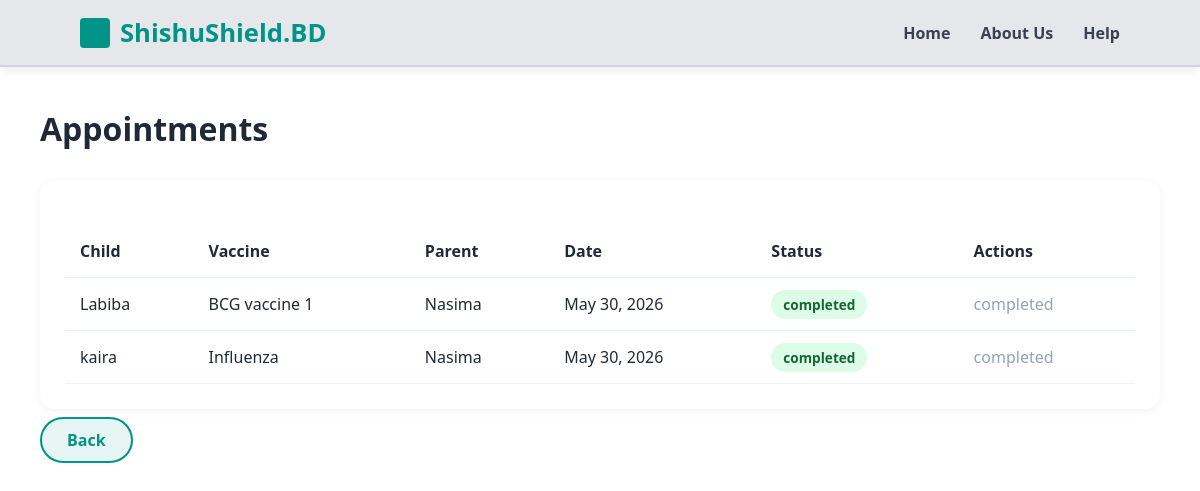
The page /appointments/hospital/ (signed in) on the database its author committed.
### appointments/models.py (models this page shows, shortened)
class Appointment(models.Model):
    STATUS_CHOICES = (
        ('pending', 'Pending'),
        ('accepted', 'Accepted'),
        ('completed', 'Completed'),
        ('missed', 'Missed'),
        ('cancelled', 'Cancelled'),
    )
    parent = models.ForeignKey(Parent, on_delete=models.CASCADE)
    child = models.ForeignKey(Child, on_delete=models.CASCADE)
    hospital = models.ForeignKey(Hospital, on_delete=models.CASCADE)
    vaccine = models.ForeignKey(Vaccine, on_delete=models.CASCADE)
    appointment_date = models.DateField()
    status = models.CharField(max_length=10, choices=STATUS_CHOICES, default='pending')

### vaccination/models.py (models this page shows, shortened)
class Child(models.Model):
    GENDER_CHOICES = (
        ('male', 'Male'),
        ('female', 'Female'),
    )
    parent = models.ForeignKey(Parent, on_delete=models.CASCADE)
    name = models.CharField(max_length=100)
    date_of_birth = models.DateField()
    gender = models.CharField(max_length=10, choices=GENDER_CHOICES)

class Vaccine(models.Model):
    name = models.CharField(max_length=100)
    description = models.TextField()

### accounts/models.py (models this page shows, shortened)
class Parent(models.Model):
    user = models.OneToOneField(CustomUser, on_delete=models.CASCADE)
    name = models.CharField(max_length=100, blank=True)
    phone = models.CharField(max_length=20, blank=True)
    address = models.TextField(blank=True)
    photo = models.ImageField(upload_to='parent_photos/', blank=True, null=True)

class CustomUser(AbstractUser):
    ROLE_CHOICES = (
        ('admin', 'Admin'),
        ('hospital', 'Hospital'),
        ('parent', 'Parent'),
    )
    role = models.CharField(max_length=20, choices=ROLE_CHOICES)
    photo = models.ImageField(upload_to='admin_photos/', blank=True, null=True)

### appointments/views.py (the view)
# urls.py: path('hospital/', views.hospital_appointments, name='hospital_appointments'),
def hospital_appointments(request):
    hospital = Hospital.objects.get(user=request.user)
    appointments = Appointment.objects.filter(hospital=hospital)
    return render(request, 'hospital_appointments.html', {'appointments': appointments})

### templates/hospital_appointments.html (shortened to what this page needs)
{% extends 'base.html' %}
{% block content %}
<div class="main-dashboard">
    <div class="welcome-header">
        <h1>Appointments</h1>
    </div>
    <div class="appointments-section" style="margin-top: 30px;">
        <table class="appt-table">
            <thead>
                <tr>
                    <th>Child</th>
                    <th>Vaccine</th>
                    <th>Parent</th>
                    <th>Date</th>
                    <th>Status</th>
                    <th>Actions</th>
                </tr>
            </thead>
            <tbody>
                {% for appointment in appointments %}
                <tr>
                    <td>{{ appointment.child.name }}</td>
                    <td>{{ appointment.vaccine.name }}</td>
                    <td>{{ appointment.parent.user.username }}</td>
                    <td>{{ appointment.appointment_date }}</td>
                    <td>
                        <span class="status {{ appointment.status }}">
                            {{ appointment.status }}
                        </span>
                    </td>
                    <td style="white-space: nowrap;">
    {% if appointment.status == 'pending' %}
        <a href="{% url 'appointment_accept' appointment.pk %}"
        style="
            display: inline-block;
            padding: 6px 14px;
            background: rgba(20, 184, 166, 0.12);
            color: var(--primary-teal);
            border-radius: 20px;
            text-decoration: none;
            font-size: 0.85rem;
            font-weight: 600;
            margin-right: 8px;
        ">
            <i class="fas fa-check-circle" style="margin-right: 5px;"></i>
            Accept
        </a>
        <a href="{% url 'appointment_missed' appointment.pk %}"
        style="
            display: inline-block;
            padding: 6px 14px;
            background: rgba(245, 158, 11, 0.12);
            color: #f59e0b;
            border-radius: 20px;
            text-decoration: none;
            font-size: 0.85rem;
            font-weight: 600;
        ">
            <i class="fas fa-exclamation-circle" style="margin-right: 5px;"></i>
            Missed
        </a>
    {% else %}
        <span style="color: #94a3b8;">
            {{ appointment.status }}
        </span>
    {% endif %}
</td>
                </tr>
                {% empty %}
                <tr>
                    <td colspan="6" style="text-align: center; padding: 60px; color: #94a3b8;">
                        <p>No appointments yet.</p>
                    </td>
                </tr>
                {% endfor %}
            </tbody>
        </table>
    </div>
     <div style="margin-top: 20px;">
        <a href="javascript:history.back()" class="btn-sec"
        style="text-decoration: none; padding: 10px 25px;">
            Back
        </a>
    </div>
</div>
{% endblock %}

### static/css/style.css (style rules this page uses)
:root { --primary-teal: #009488; --dark-teal: #007a70; --register-green: #2d6a4f; --text-dark: #1f2937; --bg-light: #f3f4f6; }
body { margin: 0; font-family: 'Segoe UI', Tahoma, Geneva, Verdana, sans-serif; background-color: #ffffff; color: var(--text-dark); }
.btn-sec { background-color: #e6f4f3; color: var(--primary-teal); border: 2px solid var(--primary-teal); padding: 13px 43px; border-radius: 50px; font-weight: bold; font-size: 1rem; cursor: pointer; transition: all 0.3s ease; }
.main-dashboard { flex: 1; padding: 40px; }
.welcome-header h1 { color: var(--text-dark); margin: 0; }
.appointments-section { background: white; padding: 25px; border-radius: 15px; box-shadow: 0 2px 10px rgba(0,0,0,0.05); }
.appt-table { width: 100%; border-collapse: collapse; margin-top: 20px; }
.appt-table th, .appt-table td { text-align: left; padding: 15px; border-bottom: 1px solid #edf2f7; }
.status { padding: 5px 12px; border-radius: 20px; font-size: 0.85rem; font-weight: bold; }
.status.completed { background: #dcfce7; color: #166534; }

### rows shown on the page
Appointment: child.name "Labiba", vaccine.name "BCG vaccine 1", parent.user.username "Nasima", appointment_date "May 30, 2026", status "completed"
Appointment: child.name "kaira", vaccine.name "Influenza", parent.user.username "Nasima", appointment_date "May 30, 2026", status "completed"
